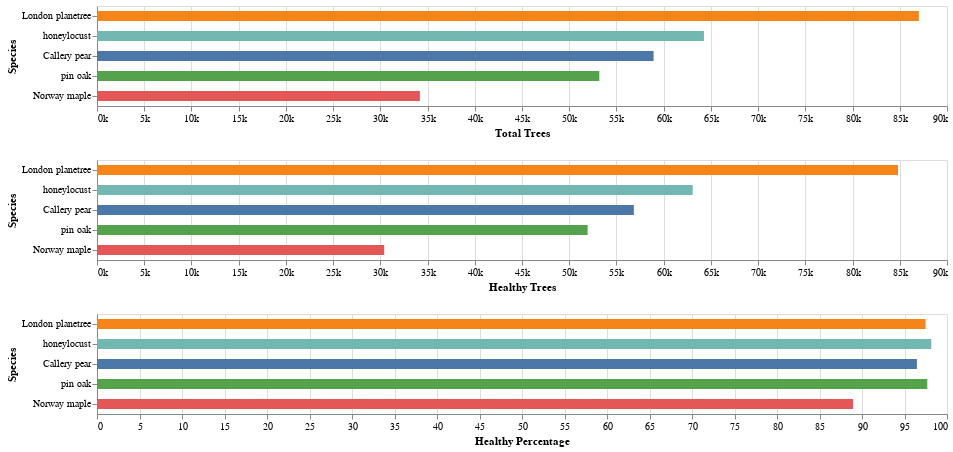

Notebook code cell kept with this figure:
### Markdown cell above
##### Q2b Explanations
The query identifies the ten most common tree species in New York City in 2015 based on the dataset `bigquery-public-data.new_york_trees.tree_census_2015`. For each species, it calculates:
1. **Total Trees**: The total number of trees of that species.
2. **Healthy Trees**: The number of trees with a `health` status that is not "Poor" or `NULL`.
3. **Healthy Percentage**: The percentage of healthy trees within the species.

#### Observations:
- The **London planetree** is the most common species with 87,014 trees, of which 97.47% are healthy.
- The **Honeylocust** has the highest healthy percentage among the top five species, with 98.15% of its 64,264 trees being healthy.
- The **Norway maple** has the lowest healthy percentage among the top five, with 88.95% of its 34,189 trees being healthy.

### Code cell
# Chart 1: Total Trees (Defines the sorting order)
chart1 = alt.Chart(df2b.head()).mark_bar(size=10).encode(
    x=alt.X("total_trees:Q", title="Total Trees", axis=alt.Axis(format="~s")),
    y=alt.Y("species:N", title="Species", sort="-x"),  # Sort by total_trees
    color=alt.Color("species:N", legend=None),
    tooltip=["species", "total_trees"]
).properties(
    width=850,  # Keep width 850
    height=100,  # Keep height 100
)

# Chart 2: Healthy Trees (Use the same sorting as chart1)
chart2 = alt.Chart(df2b.head()).mark_bar(size=10).encode(
    x=alt.X("healthy_trees:Q", title="Healthy Trees", axis=alt.Axis(format="~s")),
    y=alt.Y("species:N", title="Species", sort=alt.EncodingSortField(field="total_trees", order="descending")),
    color=alt.Color("species:N", legend=None),
    tooltip=["species", "healthy_trees"]
).properties(
    width=850,
    height=100,
)

# Chart 3: Healthy Percentage (Use the same sorting as chart1)
chart3 = alt.Chart(df2b.head()).mark_bar(size=10).encode(
    x=alt.X("healthy_percentage:Q", title="Healthy Percentage", axis=alt.Axis(format="~s")),
    y=alt.Y("species:N", title="Species", sort=alt.EncodingSortField(field="total_trees", order="descending")),
    color=alt.Color("species:N", legend=None),
    tooltip=["species", "healthy_percentage"]
).properties(
    width=850,
    height=100,
)

# Combine charts vertically
chart1 & chart2 & chart3

### Figure 1 — Vega-Lite specification as saved in the notebook (floating-point values rounded to 4 significant figures)
{"$schema": "https://vega.github.io/schema/vega-lite/v5.20.1.json", "config": {"view": {"continuousHeight": 300, "continuousWidth": 300}}, "datasets": {"data-fc2c2b499014055a8ddce859edfa0449": [{"healthy_percentage": 97.47, "healthy_trees": 84816, "species": "London planetree", "total_trees": 87014}, {"healthy_percentage": 98.15, "healthy_trees": 63073, "species": "honeylocust", "total_trees": 64264}, {"healthy_percentage": 96.46, "healthy_trees": 56842, "species": "Callery pear", "total_trees": 58931}, {"healthy_percentage": 97.68, "healthy_trees": 51950, "species": "pin oak", "total_trees": 53185}, {"healthy_percentage": 88.95, "healthy_trees": 30410, "species": "Norway maple", "total_trees": 34189}]}, "vconcat": [{"data": {"name": "data-fc2c2b499014055a8ddce859edfa0449"}, "encoding": {"color": {"field": "species", "legend": null, "type": "nominal"}, "tooltip": [{"field": "species", "type": "nominal"}, {"field": "total_trees", "type": "quantitative"}], "x": {"axis": {"format": "~s"}, "field": "total_trees", "title": "Total Trees", "type": "quantitative"}, "y": {"field": "species", "sort": "-x", "title": "Species", "type": "nominal"}}, "height": 100, "mark": {"size": 10, "type": "bar"}, "width": 850}, {"data": {"name": "data-fc2c2b499014055a8ddce859edfa0449"}, "encoding": {"color": {"field": "species", "legend": null, "type": "nominal"}, "tooltip": [{"field": "species", "type": "nominal"}, {"field": "healthy_trees", "type": "quantitative"}], "x": {"axis": {"format": "~s"}, "field": "healthy_trees", "title": "Healthy Trees", "type": "quantitative"}, "y": {"field": "species", "sort": {"field": "total_trees", "order": "descending"}, "title": "Species", "type": "nominal"}}, "height": 100, "mark": {"size": 10, "type": "bar"}, "width": 850}, {"data": {"name": "data-fc2c2b499014055a8ddce859edfa0449"}, "encoding": {"color": {"field": "species", "legend": null, "type": "nominal"}, "tooltip": [{"field": "species", "type": "nominal"}, {"field": "healthy_percentage", "type": "quantitative"}], "x": {"axis": {"format": "~s"}, "field": "healthy_percentage", "title": "Healthy Percentage", "type": "quantitative"}, "y": {"field": "species", "sort": {"field": "total_trees", "order": "descending"}, "title": "Species", "type": "nominal"}}, "height": 100, "mark": {"size": 10, "type": "bar"}, "width": 850}]}
